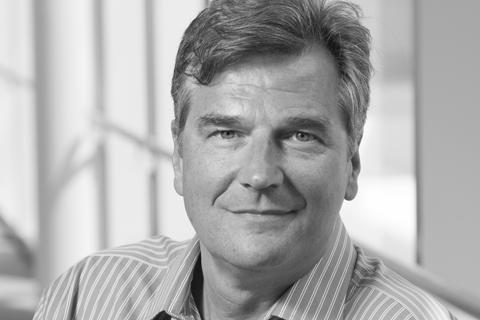
%> input picture matlab/1/face.jpg, 480 x 320 px
$ octave hw1.m   (GNU Octave 9; MATLAB toolbox functions it lacks are replaced by stand-ins)
%> lines starting %> are read from the running program, lines starting %| are printed output that depends on the picture; in (x1, y1, x2, y2) boxes, pixels count from 0 and x2, y2 are one past the last pixel; in counts of white or black regions, pixels touching at a corner belong together; the program's own positions count from 1
% bit plane nedir?
% With this technique, the valid bits from gray scale images can be separated,
% and it will be useful for processing these data in very less time complexity.

clc;
clear all;
close all;
im = imread('face.jpg');
%> im is the input picture: size 320x480 uint8; min 4, max 255, mean 173.4

% get all bit planes
bit1 = bitget(im, 1);
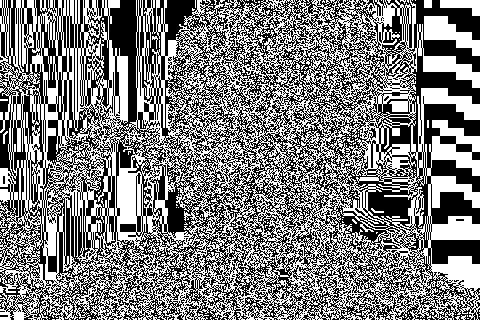
%> bit1: size 320x480 logical; 49.1% white; 372 white regions (363 under 20 px), largest, box (x1, y1, x2, y2) and area: (0, 0, 480, 320) 72814, (424, 16, 480, 56) 1088, (440, 0, 480, 16) 384
bit2 = bitget(im, 2);
%> bit2: size 320x480 logical; 51.2% white; 294 black regions (279 under 20 px), largest, box (x1, y1, x2, y2) and area: (0, 0, 480, 320) 71284, (421, 0, 480, 56) 2136, (0, 0, 8, 63) 219
bit3 = bitget(im, 3);
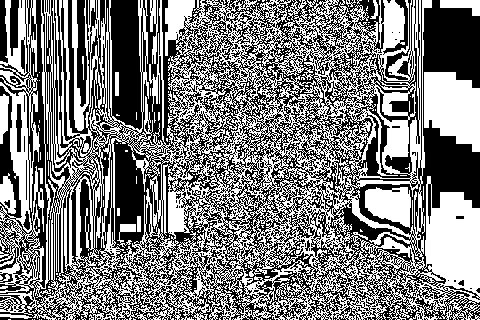
%> bit3: size 320x480 logical; 49.2% white; 335 white regions (315 under 20 px), largest, box (x1, y1, x2, y2) and area: (0, 0, 480, 320) 67725, (424, 72, 480, 152) 3432, (365, 187, 411, 228) 1366
bit4 = bitget(im, 4);
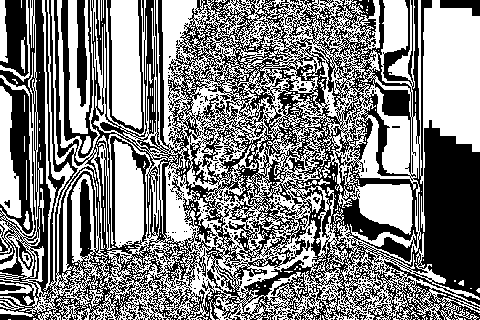
%> bit4: size 320x480 logical; 51.9% white; 354 black regions (341 under 20 px), largest, box (x1, y1, x2, y2) and area: (0, 0, 480, 320) 67722, (0, 0, 29, 77) 1403, (61, 0, 98, 158) 1388
bit5 = bitget(im, 5);   %
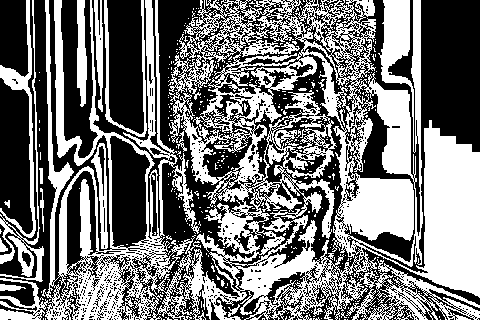
%> bit5: size 320x480 logical; 46.8% white; 418 white regions (399 under 20 px), largest, box (x1, y1, x2, y2) and area: (0, 0, 480, 320) 64330, (0, 0, 44, 282) 1428, (0, 0, 36, 238) 1412
bit6 = bitget(im, 6);
%> bit6: size 320x480 logical; 64% white; 350 black regions (320 under 20 px), largest, box (x1, y1, x2, y2) and area: (0, 0, 428, 320) 43834, (0, 0, 38, 241) 2104, (382, 263, 480, 320) 1482
bit7 = bitget(im, 7);   %
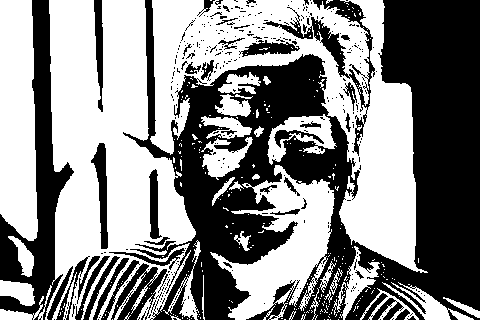
%> bit7: size 320x480 logical; 53.3% white; 355 black regions (314 under 20 px), largest, box (x1, y1, x2, y2) and area: (123, 0, 480, 320) 52792, (0, 0, 74, 320) 7644, (263, 0, 375, 156) 2259
bit8 = bitget(im, 8);
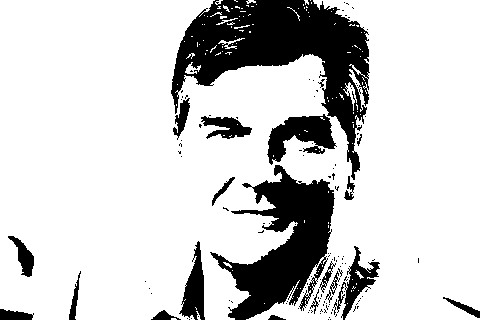
%> bit8: size 320x480 logical; 81% white; 132 black regions (111 under 20 px), largest, box (x1, y1, x2, y2) and area: (171, 0, 370, 180) 13476, (210, 165, 335, 320) 8692, (267, 114, 337, 165) 1840

bit1 = double(not(bit1));
bit3 = double(not(bit3));
bit5 = double(not(bit5));
bit7 = double(not(bit7));

%ilk goruntuyu olustur
firstImage = [bit1;bit3;bit5;bit7];
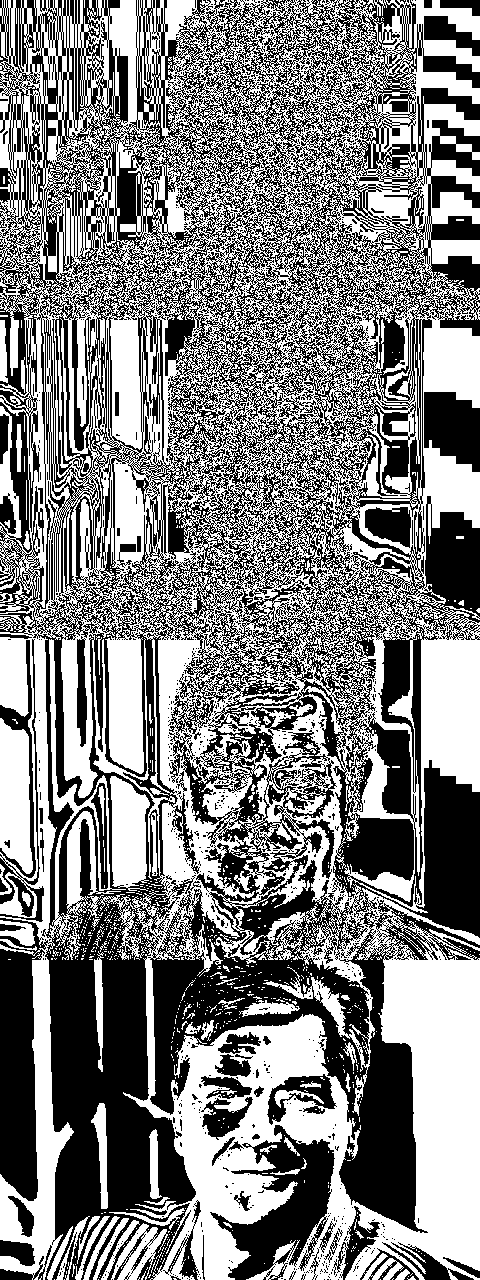
%> firstImage: size 1280x480 double; values 0 (black) and 1 (white), 50.4% white; 1329 black regions (1258 under 20 px), largest, box (x1, y1, x2, y2) and area: (0, 0, 480, 1280) 270381, (210, 1125, 335, 1280) 8342, (424, 392, 480, 472) 3432

bit1 = double(not(bit1));
bit3 = double(not(bit3));
bit5 = double(not(bit5));
bit7 = double(not(bit7));

%ikinci goruntuyu olustur
secondImage = [bit1;bit3;bit5;bit7];

%ekrana bastır
%subplot(m,n,p) divides the current figure into an m-by-n grid
subplot(1, 2, 1), imshow(firstImage, []), title('first image');
subplot(1, 2, 2), imshow(secondImage, []), title('second image');
